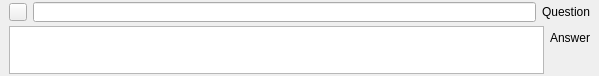
<?xml version="1.0" encoding="UTF-8"?>
<ui version="4.0">
 <class>QuestionModule</class>
 <widget class="QWidget" name="QuestionModule">
  <property name="geometry">
   <rect>
    <x>0</x>
    <y>0</y>
    <width>599</width>
    <height>76</height>
   </rect>
  </property>
  <property name="layoutDirection">
   <enum>Qt::RightToLeft</enum>
  </property>
  <layout class="QVBoxLayout" name="verticalLayout">
   <property name="spacing">
    <number>0</number>
   </property>
   <property name="margin">
    <number>0</number>
   </property>
   <item>
    <widget class="QWidget" name="wQuestion" native="true">
     <property name="minimumSize">
      <size>
       <width>0</width>
       <height>24</height>
      </size>
     </property>
     <property name="maximumSize">
      <size>
       <width>16777215</width>
       <height>24</height>
      </size>
     </property>
     <layout class="QHBoxLayout" name="horizontalLayout_2">
      <property name="topMargin">
       <number>2</number>
      </property>
      <property name="bottomMargin">
       <number>2</number>
      </property>
      <item>
       <widget class="QLabel" name="lQuestion">
        <property name="minimumSize">
         <size>
          <width>40</width>
          <height>0</height>
         </size>
        </property>
        <property name="text">
         <string>Question</string>
        </property>
       </widget>
      </item>
      <item>
       <widget class="QLineEdit" name="eQuestion">
        <property name="minimumSize">
         <size>
          <width>0</width>
          <height>20</height>
         </size>
        </property>
       </widget>
      </item>
      <item>
       <widget class="QPushButton" name="bAnswer">
        <property name="maximumSize">
         <size>
          <width>18</width>
          <height>18</height>
         </size>
        </property>
        <property name="text">
         <string/>
        </property>
       </widget>
      </item>
     </layout>
    </widget>
   </item>
   <item>
    <widget class="QWidget" name="wAnswer" native="true">
     <property name="minimumSize">
      <size>
       <width>0</width>
       <height>52</height>
      </size>
     </property>
     <layout class="QFormLayout" name="formLayout">
      <property name="topMargin">
       <number>2</number>
      </property>
      <property name="bottomMargin">
       <number>2</number>
      </property>
      <item row="0" column="0">
       <widget class="QLabel" name="lAnswer">
        <property name="minimumSize">
         <size>
          <width>40</width>
          <height>0</height>
         </size>
        </property>
        <property name="text">
         <string>Answer</string>
        </property>
       </widget>
      </item>
      <item row="0" column="1">
       <widget class="QTextEdit" name="eAnswer">
        <property name="tabChangesFocus">
         <bool>true</bool>
        </property>
        <property name="html">
         <string>&lt;!DOCTYPE HTML PUBLIC &quot;-//W3C//DTD HTML 4.0//EN&quot; &quot;http://www.w3.org/TR/REC-html40/strict.dtd&quot;&gt;
&lt;html&gt;&lt;head&gt;&lt;meta name=&quot;qrichtext&quot; content=&quot;1&quot; /&gt;&lt;style type=&quot;text/css&quot;&gt;
p, li { white-space: pre-wrap; }
&lt;/style&gt;&lt;/head&gt;&lt;body style=&quot; font-family:'MS Shell Dlg 2'; font-size:8.25pt; font-weight:400; font-style:normal;&quot;&gt;
&lt;p dir='rtl' style=&quot;-qt-paragraph-type:empty; margin-top:0px; margin-bottom:0px; margin-left:0px; margin-right:0px; -qt-block-indent:0; text-indent:0px; font-size:8pt;&quot;&gt;&lt;/p&gt;&lt;/body&gt;&lt;/html&gt;</string>
        </property>
       </widget>
      </item>
     </layout>
    </widget>
   </item>
  </layout>
 </widget>
 <resources/>
 <connections/>
</ui>
